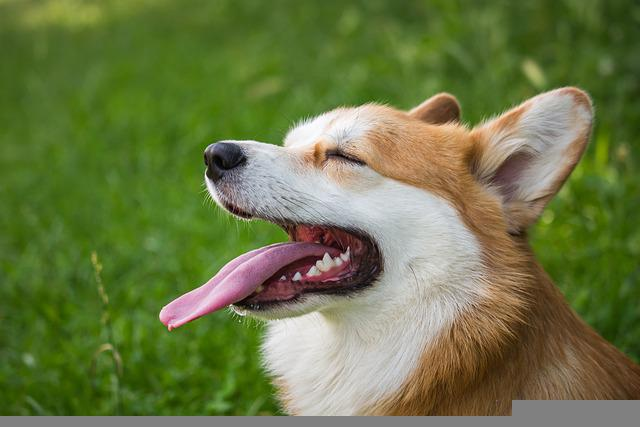
#> input picture library/openCV/image/img.jpg, 640 x 427 px, given in place of the camera
$ python background.py
#> lines starting #> are read from the running program, lines starting #| are printed output that depends on the picture; after the words box and inside, x2 and y2 are one past the last pixel; in counts of white or black regions, pixels touching at a corner belong together
import numpy as np
import cv2

video = cv2.VideoCapture(0)

while video.isOpened():
  ret, img = video.read()
#> img is the input picture: shape (427, 640, 3); mean B, G, R 68.6, 119, 106.9
  # Read image
  hh, ww = img.shape[:2]
#> hh = 427; ww = 640

# threshold on white
# Define lower and uppper limits
  lower = np.array([200, 200, 200])
  upper = np.array([255, 255, 255])

# Create mask to only select black
  thresh = cv2.inRange(img, lower, upper)
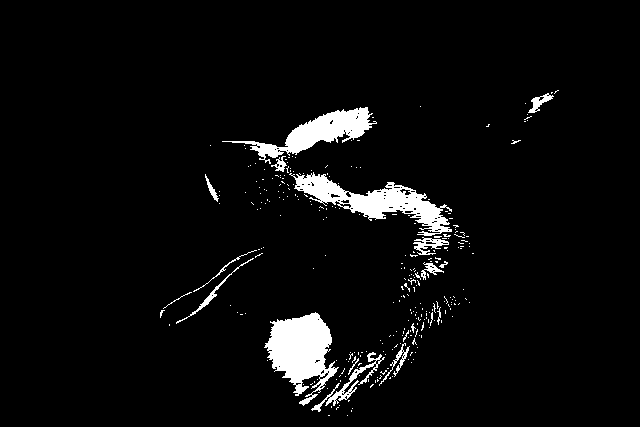
#> thresh: shape (427, 640); 4.6% white; 291 white regions (272 under 20 px), largest, box (x1, y1, x2, y2) and area: (264, 312, 339, 406) 3740, (289, 172, 452, 236) 3415, (222, 107, 377, 164) 2573

# apply morphology
  kernel = cv2.getStructuringElement(cv2.MORPH_ELLIPSE, (20,20))
  morph = cv2.morphologyEx(thresh, cv2.MORPH_CLOSE, kernel)
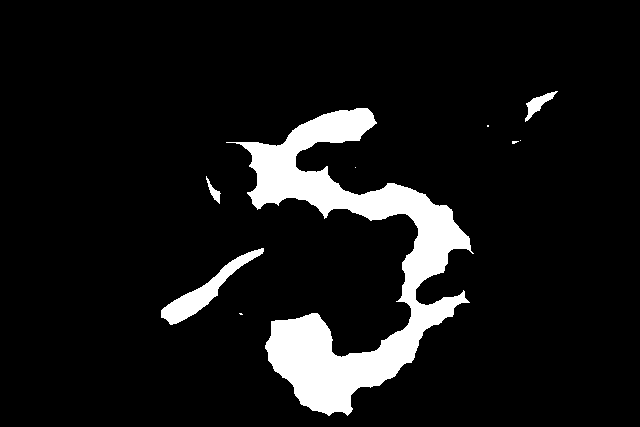
#> morph: shape (427, 640); 8.8% white; 9 white regions (5 under 20 px), largest, box (x1, y1, x2, y2) and area: (226, 108, 474, 416) 21797, (161, 248, 264, 325) 1742, (525, 91, 558, 122) 330, (206, 176, 221, 204) 133

# invert morp image
  mask = 255 - morph

# apply mask to image
  result = cv2.bitwise_and(img, img, mask=mask)
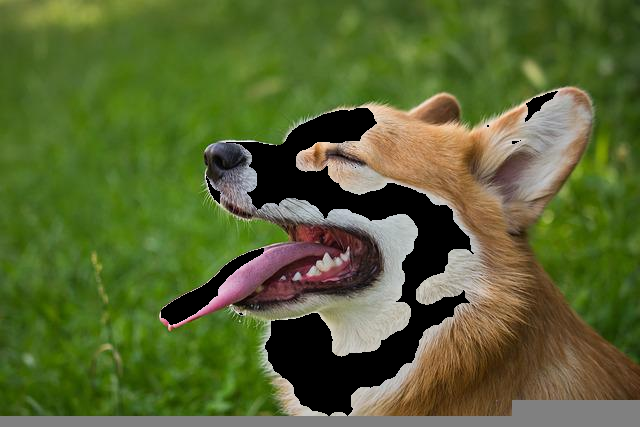
#> result: shape (427, 640, 3); mean B, G, R 50.7, 101, 88.7

  cv2.imshow('front',result)
  if cv2.waitKey(1) == ord('q'):
#> (key q is pressed here)
    break

video.release()
cv2.destroyAllWindows()
